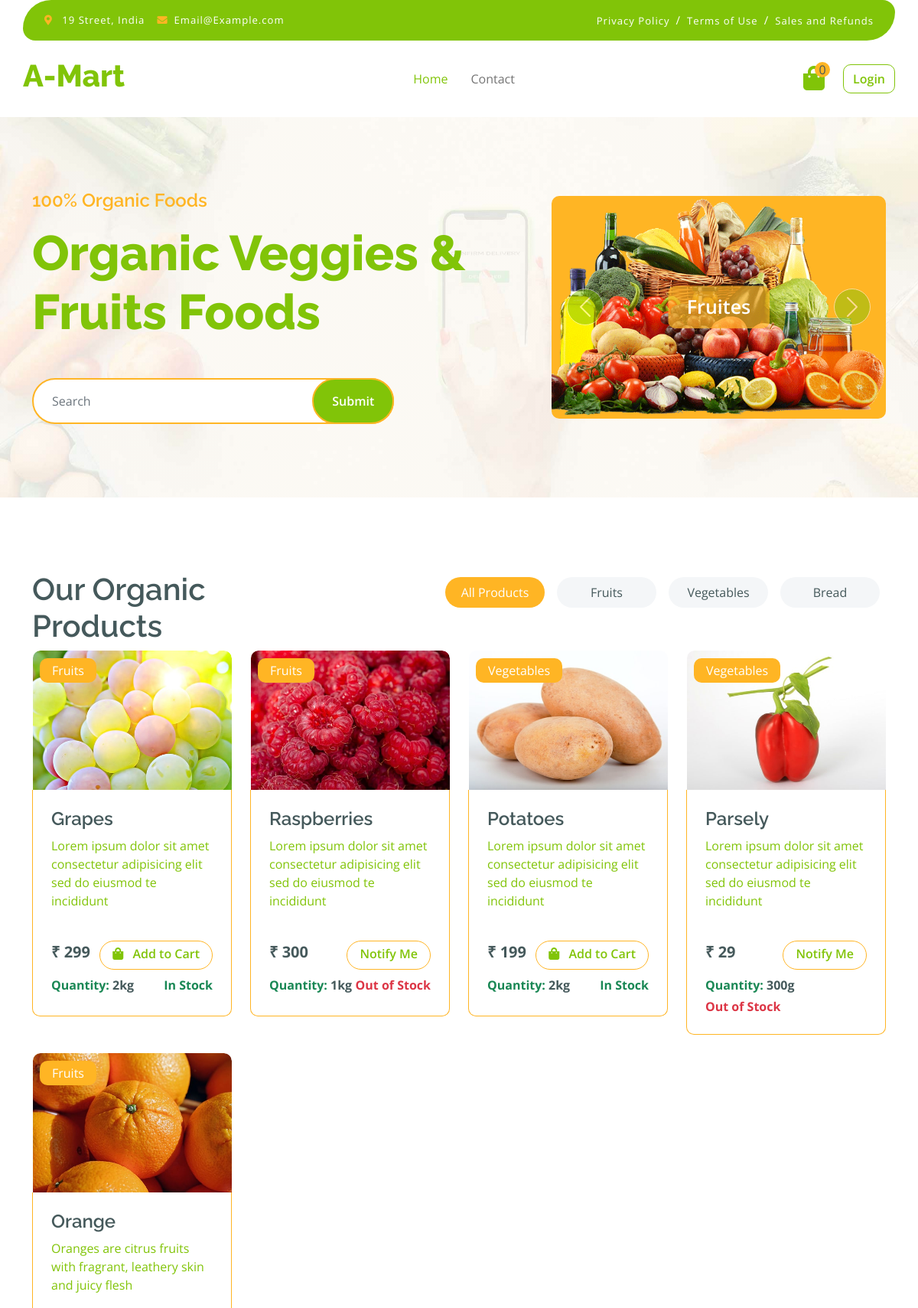
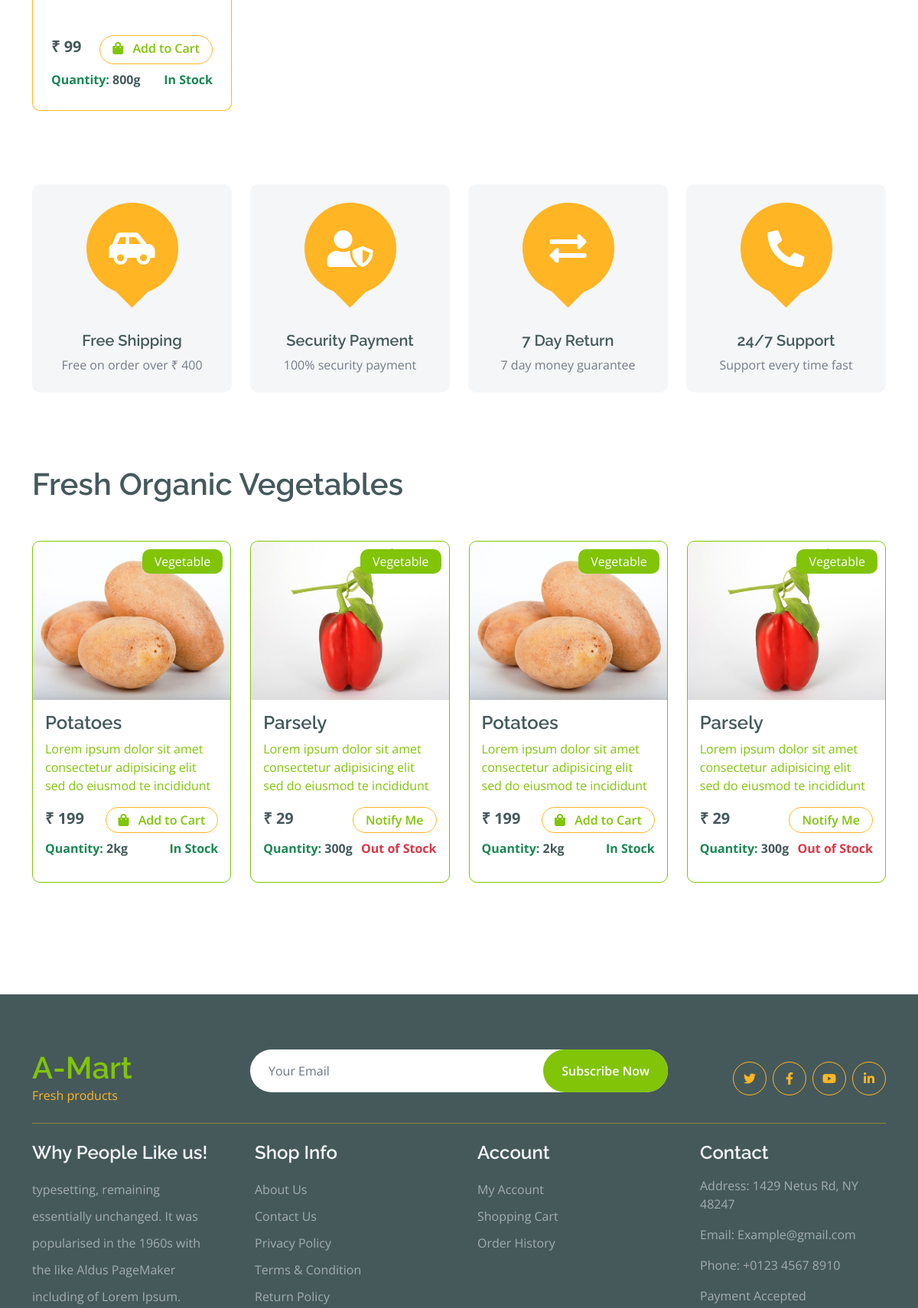
The page / (upper part) on the database its author committed (2 pictures, top to bottom).
### mymart/models.py (models this page shows, shortened)
class Category(models.Model):
    name = models.CharField(max_length=100)
    def __str__(self):
        return self.name

class Product(models.Model):
    product_name = models.CharField(max_length=100)
    short_discriptions = models.TextField()
    discriptions = models.TextField()
    prd_category = models.ForeignKey(Category, on_delete=models.CASCADE, null=True)
    price = models.DecimalField(max_digits=10, decimal_places=0)
    stock_quantity = models.IntegerField(default=0, blank=False, null=True)
    prd_weight = models.CharField(max_length=50, blank=False, null=True)
    product_slug = AutoSlugField(populate_from='product_name',unique=True,null=True,default=None)
    image_name = models.CharField(max_length=100, blank=True)
    created_at = models.DateField(auto_now_add=True)
    @property
    def is_in_stock(self):
        return int(self.stock_quantity) > 0

### mymart/views.py (the view)
# urls.py: 2. Add a URL to urlpatterns:  path('', views.home, name='home')
def home(request):
    category_id = request.GET.get('category')
    myproduct = Product.objects.all()
    categories = Category.objects.all()
    vegitable_prd = Product.objects.filter(prd_category_id=2)
    if category_id:
        myproduct = Product.objects.filter(prd_category=category_id)
    if request.method == 'GET':
        search_prd = request.GET.get('search')
        if search_prd != None:
            myproduct = Product.objects.filter(product_name__icontains=search_prd)
    if request.user.is_authenticated: #use for count to cart item
        cart_items = Add_To_Cart.objects.filter(user=request.user)
    else:
        cart_items = []
    data = {
        'products':cart_items,
        'categories':categories,
        'myproduct':myproduct,
        'vegitable_prd':vegitable_prd,
        'selected_category': int(category_id) if category_id else None
    }
    return render(request, 'home.html', data)

### mymart/templates/home.html (shortened to what this page needs)
{% load static %}
<!DOCTYPE html>
<html lang="en">
    <head>
        {% include 'head.html' %}
    </head>
    <body>
         {% include 'header.html' %}
        <div class="container-fluid py-5 mb-5 hero-header">
            <div class="container py-5">
                <div class="row g-5 align-items-center">
                    <div class="col-md-12 col-lg-7">
                        <h4 class="mb-3 text-secondary">100% Organic Foods</h4>
                        <h1 class="mb-5 display-3 text-primary">Organic Veggies & Fruits Foods</h1>
                        <div class="position-relative mx-auto">
                            <form method="get">
                                <input class="form-control border-2 border-secondary w-75 py-3 px-4 rounded-pill" type="text" id="search" name="search" placeholder="Search">
                                <button type="submit" class="btn btn-primary border-2 border-secondary py-3 px-4 position-absolute rounded-pill text-white h-100" style="top: 0; right: 25%;">Submit</button>
                            </form>
                        </div>
                    </div>
                    <div class="col-md-12 col-lg-5">
                        <div id="carouselId" class="carousel slide position-relative" data-bs-ride="carousel">
                            <div class="carousel-inner" role="listbox">
                                <div class="carousel-item active rounded">
                                    <img src="{% static 'img/hero-img-1.png' %}" class="img-fluid w-100 h-100 bg-secondary rounded" alt="First slide">
                                    <a href="#" class="btn px-4 py-2 text-white rounded">Fruites</a>
                                </div>
                            </div>
                            <button class="carousel-control-prev" type="button" data-bs-target="#carouselId" data-bs-slide="prev">
                                <span class="carousel-control-prev-icon" aria-hidden="true"></span>
                            </button>
                            <button class="carousel-control-next" type="button" data-bs-target="#carouselId" data-bs-slide="next">
                                <span class="carousel-control-next-icon" aria-hidden="true"></span>
                            </button>
                        </div>
                    </div>
                </div>
            </div>
        </div>
        <div class="container-fluid fruite py-5">
            <div class="container">
                <div class="tab-class text-center">
                    <div class="row g-4">
                        <div class="col-lg-4 text-start">
                            <h1>Our Organic Products</h1>
                        </div>
                        <div class="col-lg-8 text-end">
                            <ul class="nav nav-pills d-inline-flex text-center mb-5">
                                <li class="nav-item">
                                    <a href="{% url 'home' %}" class="d-flex m-2 py-2 bg-light rounded-pill {% if not selected_category %} active {% endif %}">
                                        <span class="text-dark" style="width: 130px;">All Products</span>
                                    </a>
                                </li>
                                {% for category in categories %}
                                <li class="nav-item">
                                    <a href="{% url 'home' %}?category={{category.id}}" class="d-flex m-2 py-2 bg-light rounded-pill {% if selected_category == category.id %}active{% endif %}" >
                                        <span class="text-dark" style="width: 130px;">{{category.name}}</span>
                                    </a>
                                </li>
                                {% endfor %}
                            </ul>
                        </div>
                    </div>
                    <div class="tab-content">
                        <div class="tab-pane fade show p-0 active">
                            <div class="row g-4">
                                <div class="col-lg-12">
                                    <div class="row g-4">
                                        {% for allproduct in myproduct %}
                                        <div class="col-md-6 col-lg-4 col-xl-3 h-100">
                                            <a href="product-details/{{allproduct.product_slug}}">
                                                <div class="rounded position-relative fruite-item">
                                                    <div class="fruite-img">
                                                        <img src="{%static 'img/'%}{{allproduct.image_name}}.jpg" class="rounded-top" width="260px" height="182px" alt="{{allproduct.image_name}}">
                                                    </div>
                                                    <div class="text-white bg-secondary px-3 py-1 rounded position-absolute" style="top: 10px; left: 10px;">{{allproduct.prd_category}}</div>
                                                    <div class="p-4 border border-secondary border-top-0 rounded-bottom">
                                                        <h4 class="text-start">{{allproduct.product_name}}</h4>
                                                        <p class="text-start" style="height: 120px;">{{allproduct.short_discriptions}}</p>
                                                        <div class="d-flex justify-content-between flex-lg-wrap">
                                                            <p class="text-dark fs-5 fw-bold">₹ {{allproduct.price}}</p>
                                                            {% if allproduct.is_in_stock %}
                                                                {% if user.is_authenticated %}
                                                                    <a href="{% url 'cart' allproduct.id %}" class="btn border border-secondary rounded-pill px-3 py-1 mb-2 text-primary"><i class="fa fa-shopping-bag me-2 text-primary"></i> Add to Cart</a>
                                                                {% else %}
                                                                    <a href="{% url 'view_cart' %}" class="btn border border-secondary rounded-pill px-3 py-1 mb-2 text-primary"><i class="fa fa-shopping-bag me-2 text-primary"></i> Add to Cart</a>
                                                                {% endif %}
                                                            {% else %}
                                                                <a href="javascript:void(0);" class="btn border border-secondary rounded-pill px-3 py-1 mb-2 text-primary"></i> Notify Me</a>
                                                            {% endif %}
                                                        </div>
                                                        <div class="d-flex justify-content-between flex-lg-wrap">
                                                            <p class="fw-bold text-success text-start mb-1">
                                                                Quantity: <span class="text-dark">{{allproduct.prd_weight}}</span>
                                                            </p>
                                                            <p class="mb-0 {% if allproduct.is_in_stock %} text-success {% else %} text-danger {% endif %} fw-bold">
                                                                {% if allproduct.is_in_stock %}
                                                                 In Stock
                                                                {% else %}
                                                                 Out of Stock
                                                                {% endif %}
                                                            </p>
                                                        </div>
                                                    </div>
                                                </div>
                                            </a>
                                        </div>
                                        {% endfor %}
                                    </div>
                                </div>
                            </div>
                        </div>
                    </div>
                </div>
            </div>
        </div>
        <div class="container-fluid featurs py-5">
            <div class="container">
                <div class="row g-4">
                    <div class="col-md-6 col-lg-3">
                        <div class="featurs-item text-center rounded bg-light p-4">
                            <div class="featurs-icon btn-square rounded-circle bg-secondary mb-5 mx-auto">
                                <i class="fas fa-car-side fa-3x text-white"></i>
                            </div>
                            <div class="featurs-content text-center">
                                <h5>Free Shipping</h5>
                                <p class="mb-0">Free on order over ₹ 400</p>
                            </div>
                        </div>
                    </div>
                    <div class="col-md-6 col-lg-3">
                        <div class="featurs-item text-center rounded bg-light p-4">
                            <div class="featurs-icon btn-square rounded-circle bg-secondary mb-5 mx-auto">
                                <i class="fas fa-user-shield fa-3x text-white"></i>
                            </div>
                            <div class="featurs-content text-center">
                                <h5>Security Payment</h5>
                                <p class="mb-0">100% security payment</p>
                            </div>
                        </div>
                    </div>
                    <div class="col-md-6 col-lg-3">
                        <div class="featurs-item text-center rounded bg-light p-4">
                            <div class="featurs-icon btn-square rounded-circle bg-secondary mb-5 mx-auto">
                                <i class="fas fa-exchange-alt fa-3x text-white"></i>
                            </div>
                            <div class="featurs-content text-center">
                                <h5>7 Day Return</h5>
                                <p class="mb-0">7 day money guarantee</p>
                            </div>
                        </div>
                    </div>
                    <div class="col-md-6 col-lg-3">
                        <div class="featurs-item text-center rounded bg-light p-4">
                            <div class="featurs-icon btn-square rounded-circle bg-secondary mb-5 mx-auto">
                                <i class="fa fa-phone-alt fa-3x text-white"></i>
                            </div>
                            <div class="featurs-content text-center">
                                <h5>24/7 Support</h5>
                                <p class="mb-0">Support every time fast</p>
                            </div>
                        </div>
                    </div>
                </div>
            </div>
        </div>
        <div class="container-fluid vesitable py-5">
            <div class="container">
                <h1 class="mb-0">Fresh Organic Vegetables</h1>
                <div class="owl-carousel vegetable-carousel justify-content-center">
                    {% for vegitable in vegitable_prd %}
                    <div class="border border-primary rounded position-relative vesitable-item">
                        <a href="product-details/{{vegitable.product_slug}}">
                            <div class="vesitable-img">
                                <img src="{%static 'img/'%}{{vegitable.image_name}}.jpg" class="img-fluid w-100 rounded-top" alt="">
                            </div>
                            <div class="text-white bg-primary px-3 py-1 rounded position-absolute" style="top: 10px; right: 10px;">Vegetable</div>
                            <div class="p-3 rounded-bottom">
                                <h4>{{vegitable.product_name}}</h4>
                                <p>{{vegitable.short_discriptions}}</p>
                                <div class="d-flex justify-content-between flex-lg-wrap">
                                    <p class="text-dark fs-5 fw-bold mb-0">₹ {{vegitable.price}}</p>
                                    {% if vegitable.is_in_stock %}
                                        {% if user.is_authenticated %}
                                            <a href="{% url 'cart' vegitable.id %}" class="btn border border-secondary rounded-pill px-3 py-1 mb-2 text-primary"><i class="fa fa-shopping-bag me-2 text-primary"></i> Add to Cart</a>
                                        {% else %}
                                            <a href="{% url 'view_cart' %}" class="btn border border-secondary rounded-pill px-3 py-1 mb-2 text-primary"><i class="fa fa-shopping-bag me-2 text-primary"></i> Add to Cart</a>
                                        {% endif %}
                                    {% else %}
                                        <a href="javascript:void(0);" class="btn border border-secondary rounded-pill px-3 py-1 mb-2 text-primary">Notify Me</a>
                                    {% endif %}
                                </div>
                                <div class="d-flex justify-content-between">
                                    <p class="fw-bold text-success text-start mb-1">
                                        Quantity: <span class="text-dark">{{vegitable.prd_weight}}</span>
                                    </p>
                                    <p class="mb-3 text-end {% if vegitable.is_in_stock %} text-success {% else %} text-danger {% endif %} fw-bold">
                                        {% if vegitable.is_in_stock %}
                                            In Stock
                                        {% else %}
                                            Out of Stock
                                        {% endif %}
                                    </p>
                                </div>
                            </div>
                        </a>
                    </div>
                    {% endfor %}
                </div>
            </div>
        </div>
        {% include 'footer.html' %}
    </body>
</html>

### rows shown on the page
Category: name "Fruits"
Category: name "Vegetables"
Category: name "Bread"
Product: image_name (picture), prd_category "Fruits", product_name "Grapes", short_discriptions "Lorem ipsum dolor sit amet consectetur adipisicing elit sed do eiusmod te incididunt", price "299", stock_quantity "Add to Cart", prd_weight "2kg"
Product: image_name (picture), prd_category "Fruits", product_name "Raspberries", short_discriptions "Lorem ipsum dolor sit amet consectetur adipisicing elit sed do eiusmod te incididunt", price "300", stock_quantity "Notify Me", prd_weight "1kg"
Product: image_name (picture), prd_category "Vegetables", product_name "Potatoes", short_discriptions "Lorem ipsum dolor sit amet consectetur adipisicing elit sed do eiusmod te incididunt", price "199", stock_quantity "Add to Cart", prd_weight "2kg"
Product: image_name (picture), prd_category "Vegetables", product_name "Parsely", short_discriptions "Lorem ipsum dolor sit amet consectetur adipisicing elit sed do eiusmod te incididunt", price "29", stock_quantity "Notify Me", prd_weight "300g"
Product: image_name (picture), prd_category "Fruits", product_name "Orange", short_discriptions "Oranges are citrus fruits with fragrant, leathery skin and juicy flesh", price "99", stock_quantity "Add to Cart", prd_weight "800g"

### other values the page prints
{{ products|length }} "0"
